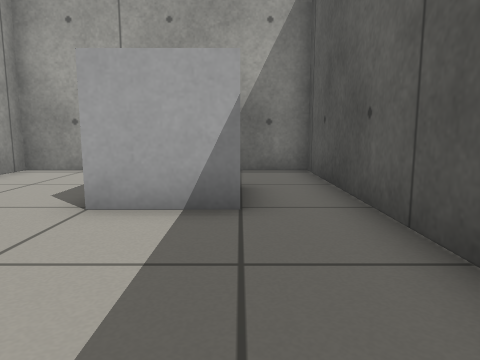
View 1 (above)

19 first-person views from a walk through a Gazebo world. The camera is 0.5 m above the floor, tilts 8° down and sees 70° across. The floor is counted in squares, 0.5 m on a side. Each view is taken from the middle of a square. On the plan, view 1 faces up. The plan holds only what a view shows up to about 13 squares ahead; the rest is blank.

View 2
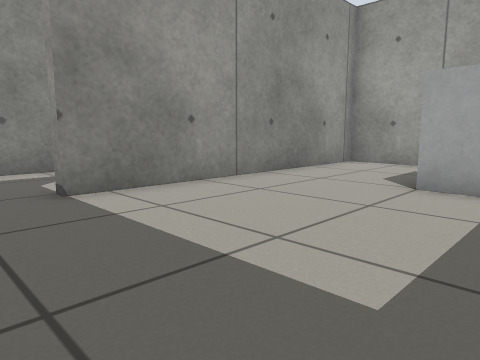

View 3
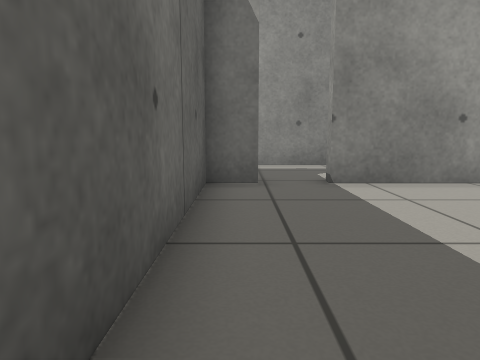

View 4
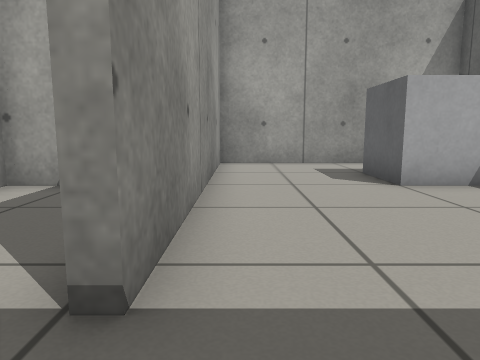

View 5
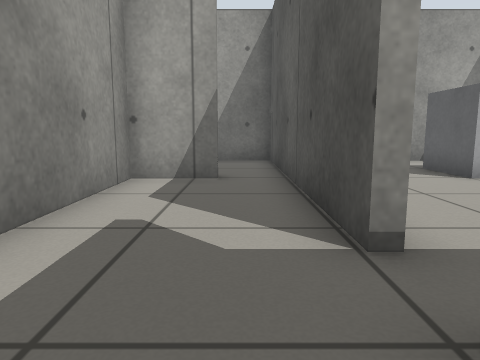

View 6
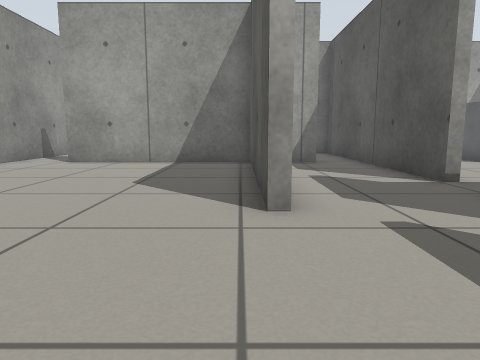

View 7
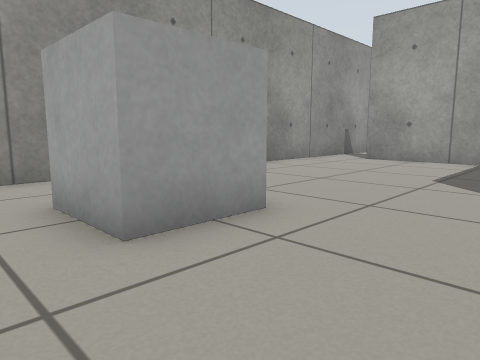

View 8
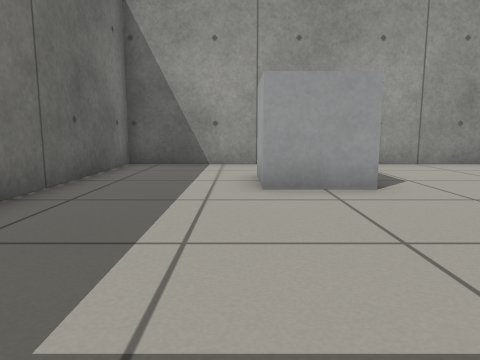

View 9
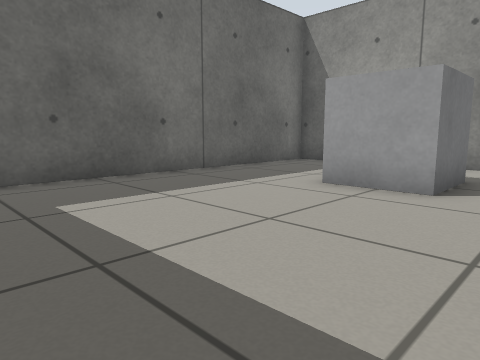

View 10
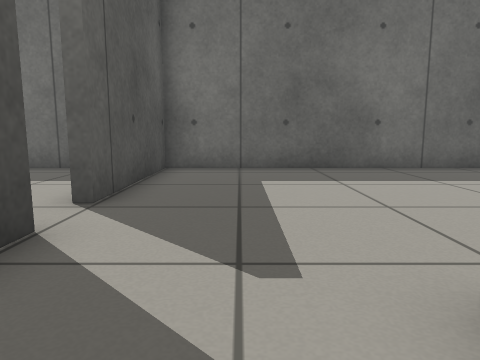

View 11
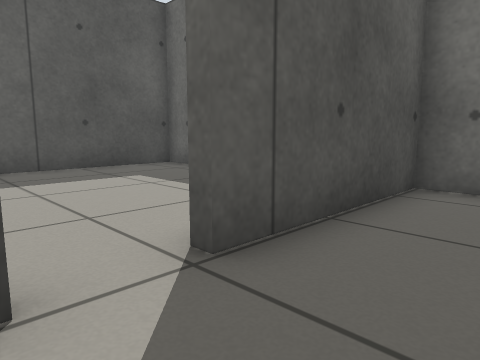

View 12
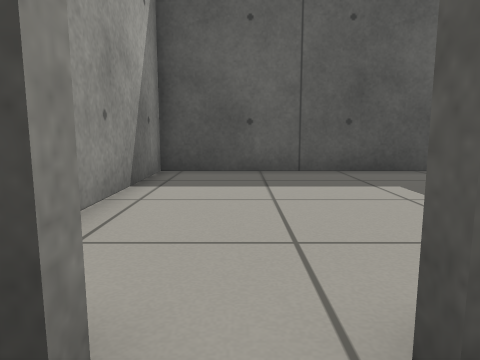

View 13
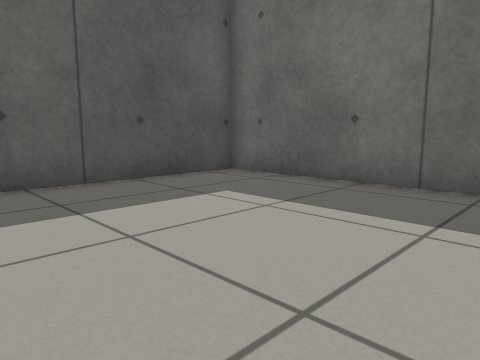

View 14
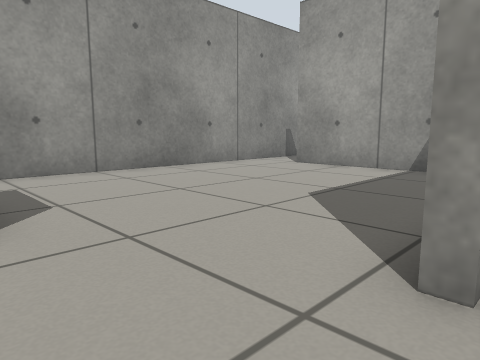

View 15
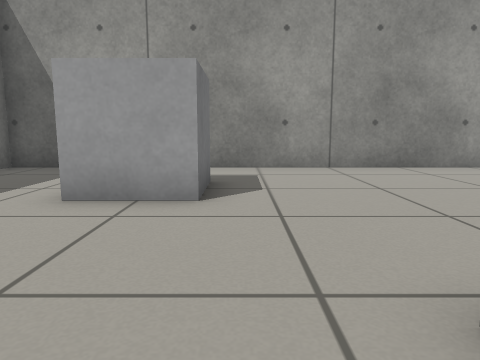

View 16
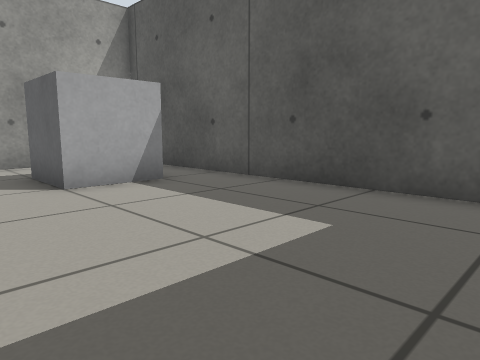

View 17
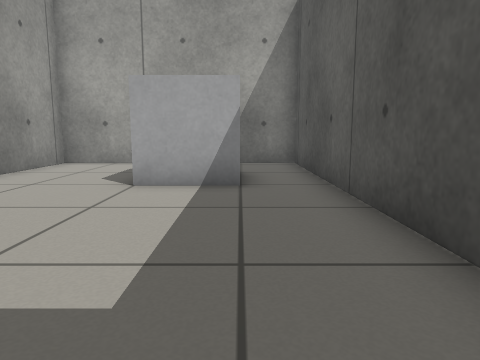

View 18
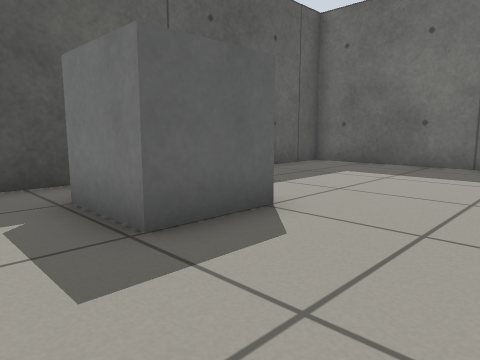

View 19
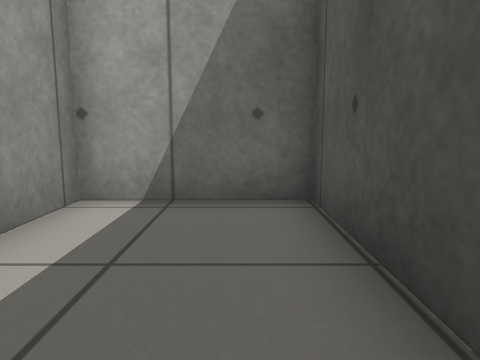

### Floor plan
Points are (right, up) in squares from view 1. A wall is a line through its corners. A room is listed if a view was taken in it or the views show most of it. See-through windows are left out.
Room 1 (views 1, 2, 3, 4, 16, 17, 18)
walls: (-5.6, -1.6) (-5.6, -2.7) (1.8, -2.7) (1.8, 9) (-5.6, 9) (-5.6, -0.2)
ways out: opening at (-6, -1) to room 3
objects: other object (-2, 5) to (0, 6)
Room 2 (views 5, 6, 7, 8, 9, 11, 12, 14, 15)
walls: (-9.3, -2.8) (-9.6, -2.8) (-9.6, 4); (-5.9, -4.4) (-5.9, -3.7); (-9.6, 4.3) (-15.8, 4.3); (-17.6, 4.4) (-17.6, -10.4) (-5.9, -10.4) (-5.9, -5.6)
ways out: opening at (-8, -2) to room 3; opening at (-6, -5) to room 4; opening at (-16.5, 5)
objects: other object (-15, -6) to (-13, -5)
Room 3 (views 10, 19)
walls: (-5.9, -0.2) (-5.9, 4.5); (-7.5, 4.8) (-7.5, 4.3) (-9.4, 4.3) (-9.4, -1.5)
ways out: opening at (-6, -1) to room 1; opening at (-8, -2) to room 2; opening at (-7, 5) to room 5
Room 4 (view 13)
walls: (-3.9, -10.4) (1.8, -10.4) (1.8, -3) (-2.8, -3)
ways out: opening at (-6, -5) to room 2
Room 5 (no view inside)
walls: (-5.9, 4.5) (-5.9, 9) (-9.4, 9) (-9.4, 7.2)
ways out: opening at (-7, 5) to room 3

Positions as (right, up) in squares from view 1, and headings:
1: (0, 0), facing up
2: (0, -2), facing up-left
3: (1, -2), facing left
4: (-5, -2), facing up
5: (-7, -3), facing up
6: (-10, -7), facing up
7: (-10, -8), facing up-left
8: (-7, -7), facing left
9: (-7, -3), facing down-left
10: (-8, -1), facing down
11: (-8, -4), facing down-right
12: (-7, -5), facing right
13: (-5, -4), facing down-right
14: (-9, -5), facing up-left
15: (-8, -4), facing left
16: (-4, -2), facing up-right
17: (0, -2), facing up
18: (-5, 8), facing down-right
19: (-7, 4), facing up
